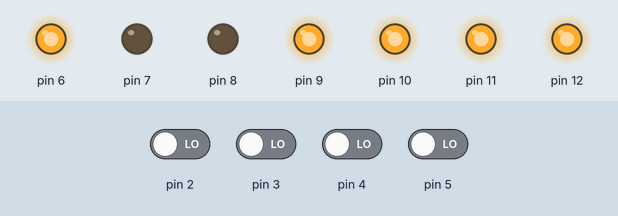
Bench run of a program on a simulated Arduino Uno, built with avr-gcc and run on an emulated ATmega328P. Shown: output pins drawn as LEDs (lit = HIGH). Inputs (shaded band) come from the test bench; at power-on: pin 2–5 LOW.

Above: at 1.2 s.
1.3 s: pin 2 driven HIGH
At 1.8 s:
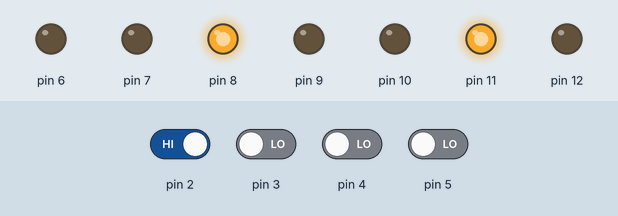
2.8 s: pin 3 driven HIGH
At 4.0 s:
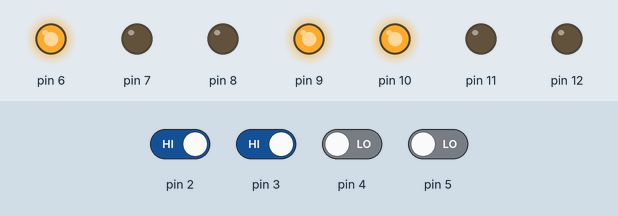
4.3 s: pin 4 driven HIGH
At 5.3 s:
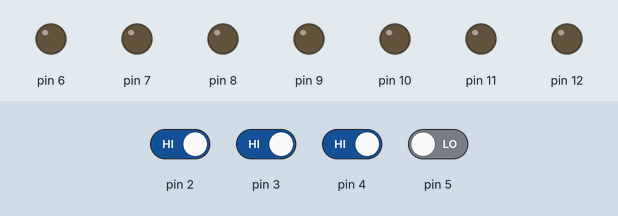
5.8 s: pin 2 driven LOW
At 6.5 s:
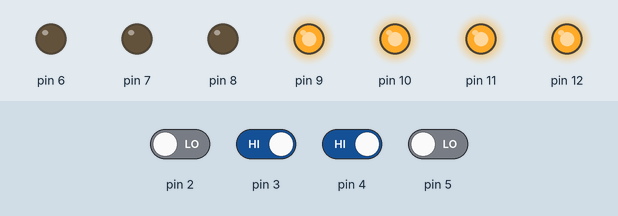
7.3 s: pin 3 driven LOW
At 7.6 s:
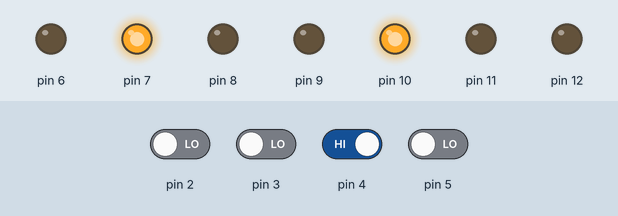
8.8 s: pin 2 driven HIGH
At 9.9 s:
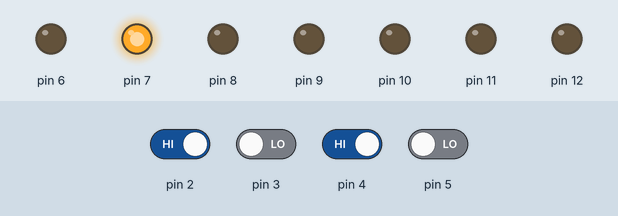
Timing chart, 0 to 11.3 s (numbered marks = the images above; inputs shaded):
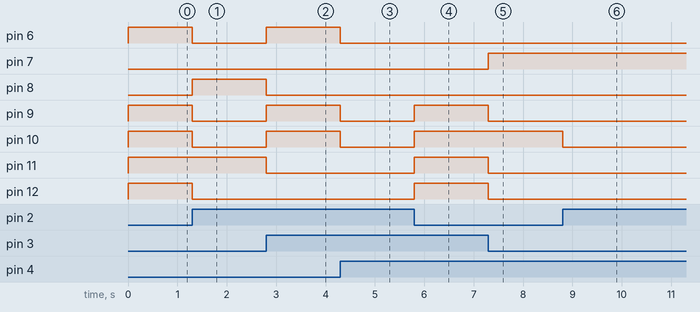

The program:

main.cpp
```cpp
#include <Arduino.h>

int A,B,C,D,W,X,Y,Z,a,b,c,d,e,f,g;

void setup(){
pinMode(2,INPUT);
pinMode(3,INPUT);
pinMode(4,INPUT);
pinMode(5,INPUT);
pinMode(6,OUTPUT);
pinMode(7,OUTPUT);
pinMode(8,OUTPUT);
pinMode(9,OUTPUT);
pinMode(10,OUTPUT);
pinMode(11,OUTPUT);
pinMode(12,OUTPUT);
}

void loop(){
W=digitalRead(2);
X=digitalRead(3);
Y=digitalRead(4);
Z=digitalRead(5);

/*A=!W;
B=(W&&!X&&!Z)||(X&&!W);
C=(Y&&!X)||(!W&&Y)||(W&&X&&!Y);
D=(!W&&Z)||(W&&X&&Y);*/

a=(!W&&!X&&!Y&&!Z)||(W&&X&&!Y&&!Z);
b=(!W&&!X&&Y&&!Z)||(W&&!X&&Y&&!Z);
c=(W&&!X&&!Y&&!Z);
d=(!W&&!X&&!Y&&!Z)||(W&&X&&!Y&&!Z)||(!W&&X&&Y&&!Z);
e=(!W&&!X&&!Y&&!Z)||(!W&&X&&!Y&&!Z)||(W&&X&&!Y&&!Z)||(!W&&!X&&Y&&!Z)||(!W&&X&&Y&&!Z)||(!W&&!X&&!Y&&Z);
f=(!W&&!X&&!Y&&!Z)||(W&&!X&&!Y&&!Z)||(!W&&X&&!Y&&!Z)||(!W&&X&&Y&&!Z);
g=(!W&&!X&&!Y&&!Z)||(!W&&X&&Y&&!Z)||(W&&!Y&&!X&&Z);

digitalWrite(6,a);
digitalWrite(7,b);
digitalWrite(8,c);
digitalWrite(9,d);
digitalWrite(10,e);
digitalWrite(11,f);
digitalWrite(12,g);
}
```

Measured:
- after the input at 1.3 s, pin 6, pin 9, pin 10, pin 12: HIGH → LOW at once; pin 8: LOW → HIGH at once
- after the input at 2.8 s, pin 6, pin 9, pin 10: LOW → HIGH at once; pin 8, pin 11: HIGH → LOW at once
- after the input at 4.3 s, pin 6, pin 9, pin 10: HIGH → LOW at once
- after the input at 5.8 s, pin 9–12: LOW → HIGH at once
- after the input at 7.3 s, pin 7: LOW → HIGH at once; pin 9, pin 11, pin 12: HIGH → LOW at once
- after the input at 8.8 s, pin 10: HIGH → LOW at once
